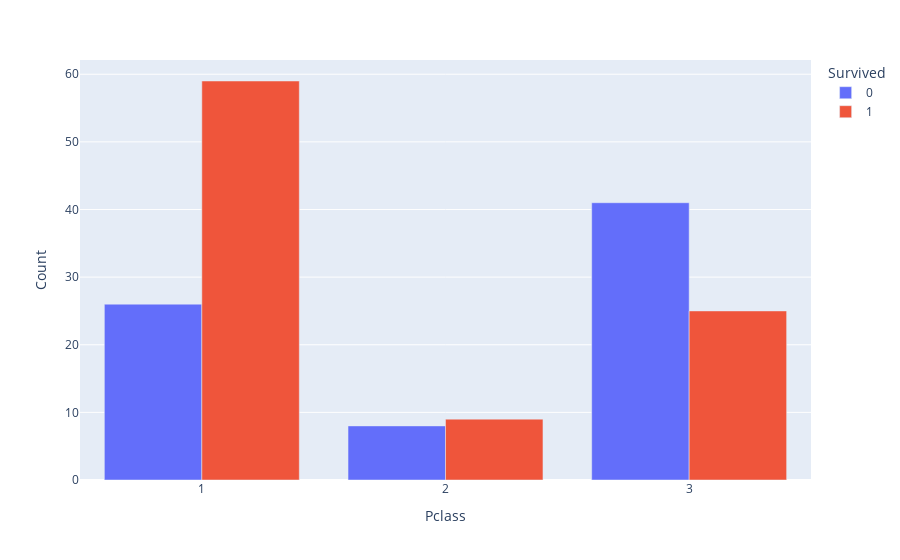

The code cell stored with this chart in its notebook:
### Markdown cell above
**Шербур**

### Code cell
plot_barplot(train_data, 'Embarked', 'C', 'Pclass')

### Figure 1 — Plotly figure (JSON) as saved in the notebook; plotly's stock layout.template omitted (floating-point values rounded to 4 significant figures)
{"data": [{"alignmentgroup": "True", "hovertemplate": "Survived=0<br>Pclass=%{x}<br>Count=%{y}<extra></extra>", "legendgroup": "0", "marker": {"color": "#636efa"}, "name": "0", "offsetgroup": "0", "orientation": "v", "showlegend": true, "textposition": "auto", "type": "bar", "x": [1, 2, 3], "xaxis": "x", "y": [26, 8, 41], "yaxis": "y"}, {"alignmentgroup": "True", "hovertemplate": "Survived=1<br>Pclass=%{x}<br>Count=%{y}<extra></extra>", "legendgroup": "1", "marker": {"color": "#EF553B"}, "name": "1", "offsetgroup": "1", "orientation": "v", "showlegend": true, "textposition": "auto", "type": "bar", "x": [1, 2, 3], "xaxis": "x", "y": [59, 9, 25], "yaxis": "y"}], "layout": {"barmode": "group", "legend": {"title": {"text": "Survived"}, "tracegroupgap": 0}, "margin": {"t": 60}, "xaxis": {"anchor": "y", "domain": [0, 1], "title": {"text": "Pclass"}}, "yaxis": {"anchor": "x", "domain": [0, 1], "title": {"text": "Count"}}}}
